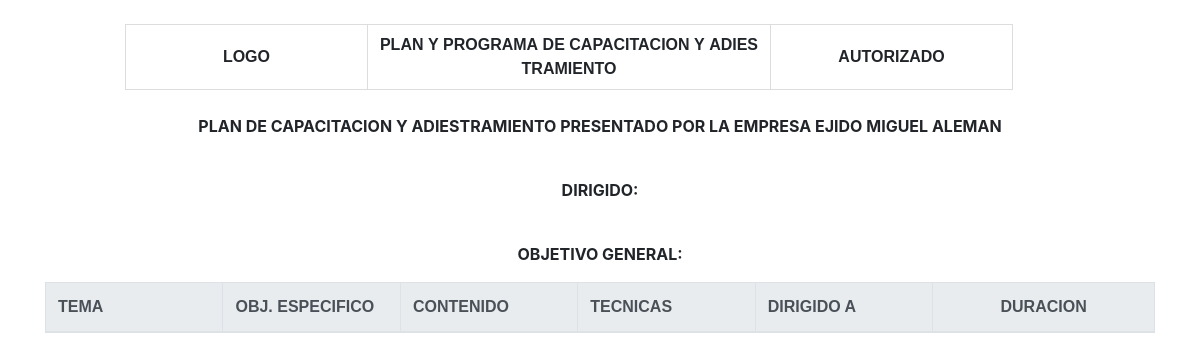
Page /bananera/PrintPlanAnual (signed in) on the earlier database version.
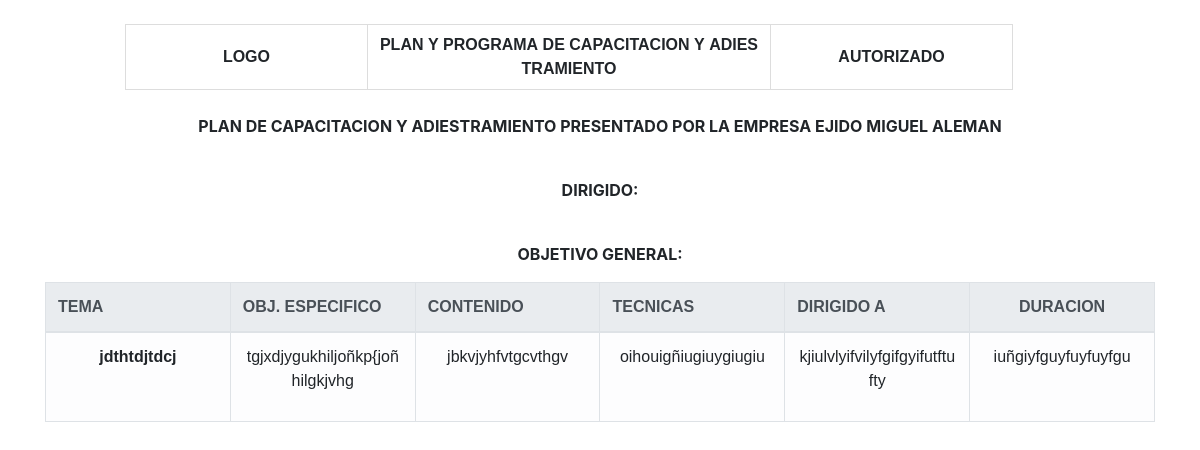
Same page on the later database version.
### surBananas/models.py (models this page shows)
class planAnual (models.Model):
    objetivoG = models.CharField(max_length=500, blank=True, null=True)
    dirigido = models.CharField(max_length=500, blank=True, null=True)
    tema = models.CharField(max_length=500, blank=True, null=True)
    objetivoe = models.CharField(max_length=500, blank=True, null=True)
    contenido = models.CharField(max_length=500, blank=True, null=True)
    tecnicas = models.CharField(max_length=500, blank=True, null=True)
    dirigidoaquien = models.CharField(max_length=500, blank=True, null=True)
    duracion = models.CharField(max_length=500, blank=True, null=True)
    status = models.BooleanField('Estado', default=True)
    create_at = models.DateTimeField(auto_now_add=True, blank=True, null=True)

### surBananas/views.py (the view)
# urls.py: path('PrintPlanAnual', login_required(views.PrintPlanAnual.as_view()), name='PrintPlanAnual'),
class PrintPlanAnual(ListView):
    model = planAnual
    template_name= 'acta.html'
    context_object_name =  'planlist'

### surBananas/templates/acta.html (shortened to what this page needs)
<!DOCTYPE html>
<html lang="en">
<head>
  <link rel="stylesheet" href="https://maxcdn.bootstrapcdn.com/bootstrap/4.0.0/css/bootstrap.min.css">
</head>
<body>
  <div class="container">
      <table class="table-header">
            <th class="logo">LOGO</th>
            <th class="tdbreak programa">PLAN Y PROGRAMA DE CAPACITACION Y ADIESTRAMIENTO</th>
            <th class="autorizado">AUTORIZADO</th>
          </table>
          <br>
          <p><b>PLAN DE CAPACITACION Y ADIESTRAMIENTO PRESENTADO POR LA EMPRESA EJIDO MIGUEL ALEMAN</b></p>
          <br>
          <p class="p-left"><b>DIRIGIDO:</b></p>
          <br>
          <p class="p-left"><b>OBJETIVO GENERAL:</b></p>
 <table class="table table-light table-bordered">
   <thead class="thead-light">
     <tr>
       <th class="tema">TEMA</th>
       <th class="tema">OBJ. ESPECIFICO</th>
       <th class="tema">CONTENIDO</th>
       <th class="tema">TECNICAS</th>
       <th class="tema">DIRIGIDO A</th>
       <th>DURACION</th>
     </tr>
   </thead>
   <tbody>
      {% for plan in planlist %}
     <tr>
       <td class="tdbreak tema">{{plan.tema|safe}}</td>
       <td class="tdbreak tema">{{plan.objetivoe|safe}}</td>
       <td class="tdbreak tema">{{plan.contenido|safe}}</td>
       <td class="tdbreak tema">{{plan.tecnicas|safe}}</td>
       <td class="tdbreak tema">{{plan.dirigidoaquien|safe}}</td>
       <td class="tdbreak tema">{{plan.duracion|safe}}</td>
     </tr>
     {% endfor %}
   </tbody>
 </table>
</div>
</body>
</html>

### surBananas/templates/acta.html (style rules this page uses)
table { font-family: Arial, Helvetica, sans-serif; border-collapse: collapse; margin-right: 50px; width: 700px; }
td,th { border: 1px solid #dddddd; text-align: center; padding: 8px; }
.tdbreak { word-break: break-all; }
.tema { width: 16%; text-align: justify; vertical-align: top; }
p { text-align: center; }
.logo { width: 150px; text-align: center; }
.autorizado { width: 150px; text-align: center; }
.programa { width: 250px; text-align: center; }
.table-header { width: 80%; margin-left:80px; }

Differences in the rows shown:
added planAnual: tema "jdthtdjtdcj", objetivoe "tgjxdjygukhiljoñkp{joñhilgkjvhg", contenido "jbkvjyhfvtgcvthgv", tecnicas "oihouigñiugiuygiugiu", dirigidoaquien "kjiulvlyifvilyfgifgyifutftufty", duracion "iuñgiyfguyfuyfuyfgu"
